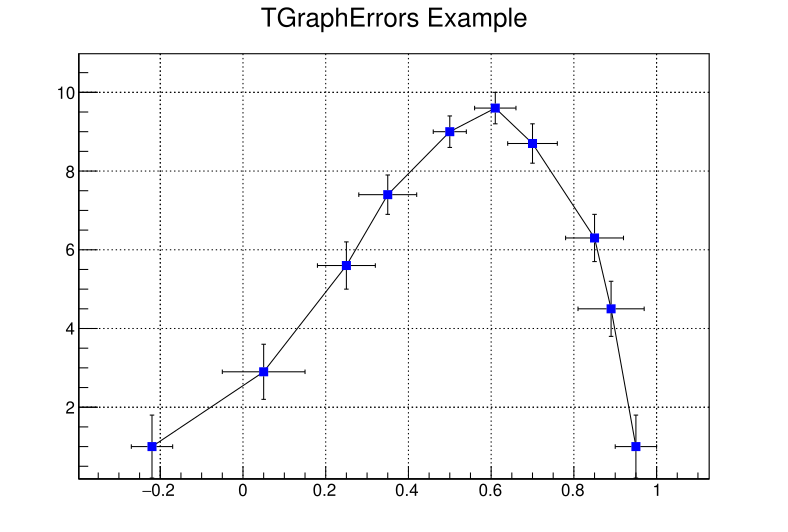

This chart was generated by the following Python code:
import ROOT
from array import array

c1 = ROOT.TCanvas("c1", "A Simpe Graph with error bars", 200,10,700,500)

c1.SetGrid()
c1.GetFrame().SetFillColor(21)
c1.GetFrame().SetBorderSize(12)

n=10
x = array('f',[-0.22, 0.05, 0.25, 0.35, 0.5, 0.61, 0.7, 0.85, 0.89, 0.95])
ex = array('f',[0.05, 0.1, 0.07, 0.07, 0.04, 0.05, 0.06, 0.07, 0.08, 0.05])
y = array('f',[1, 2.9, 5.6, 7.4, 9.0, 9.6, 8.7, 6.3, 4.5, 1])
ey = array('f',[0.8, 0.7, 0.6, 0.5, 0.4, 0.4, 0.5, 0.6, 0.7, 0.8])

gr = ROOT.TGraphErrors(n, x, y, ex, ey)
gr.SetTitle('TGraphErrors Example')
gr.SetMarkerColor(4)
gr.SetMarkerStyle(21)
gr.Draw('ALP')

c1.Update()

c1.Print("graph.pdf")
input()
